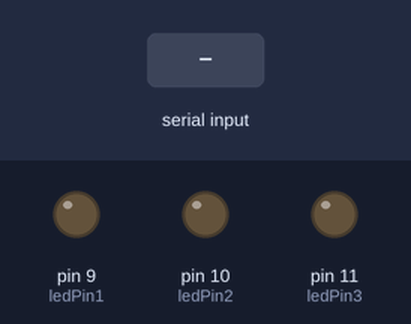
Simulated run of this sketch. Board: Arduino Uno, built with avr-gcc and run on an emulated ATmega328P. On the bench: output pins drawn as LEDs (lit = HIGH). The inputs (shaded band) are chosen by the test bench.

Above: at 1.2 s.
1.3 s: "90,45\n" received over Serial
At 2.0 s:
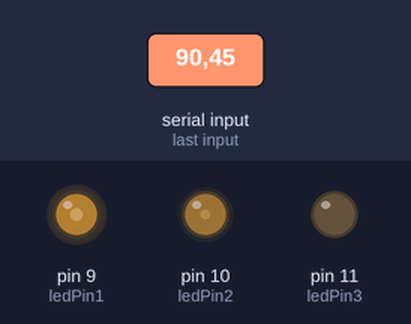
2.8 s: "30,150\n" received over Serial
At 3.2 s:
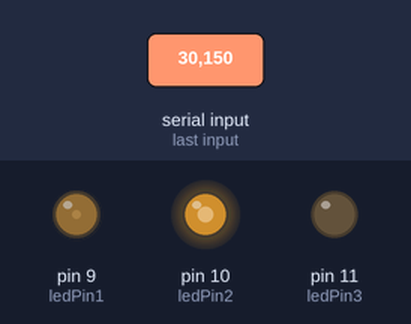
4.3 s: "5\n" received over Serial
At 5.4 s:
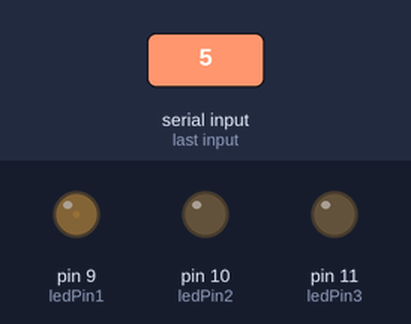
5.8 s: "90\n" received over Serial
At 6.5 s:
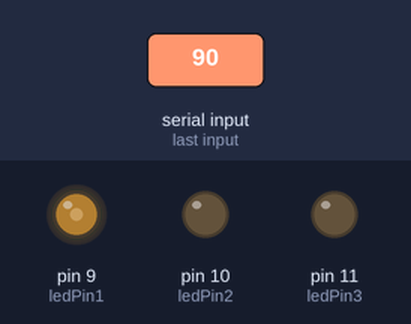
7.3 s: "200\n" received over Serial
At 7.7 s:
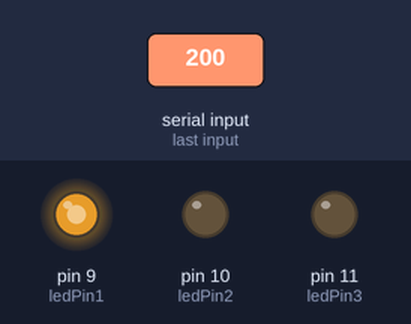
Timing chart, 0 to 9.8 s (numbered marks = the images above; inputs shaded):
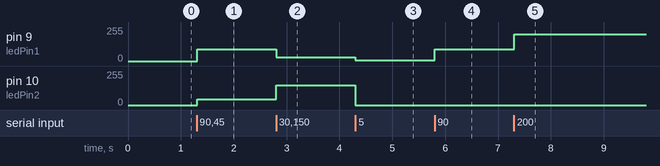

The sketch:

Task_5_Advanced_Parser.ino
```cpp
// led pins are 9 10 11
const int ledPin1 = 9;
const int ledPin2 = 10;
const int ledPin3 = 11;

// Initialize the serial port communication
void setup() {
  pinMode(ledPin1, OUTPUT);
  pinMode(ledPin2, OUTPUT);
  pinMode(ledPin3, OUTPUT);
  Serial.begin(9600);
}

void loop() {
  if (Serial.available() > 0) {

    String inputString = Serial.readStringUntil('\n'); // read untill \n from serial
    inputString.trim(); // remove spaces

    int index = 0;
    String substring;
    int brightness_array[3] = {0, 0, 0};
    int i = 0;

    while (index < inputString.length() && i < 3) {

      int delimiterIndex = inputString.indexOf(',', index);

      // if next ',' not found - mark delimiterIndex as the end of string
      if (delimiterIndex == -1) {
        delimiterIndex = inputString.length();
      }
      substring = inputString.substring(index, delimiterIndex);
      brightness_array[i] = substring.toInt();
      i++;
      index = delimiterIndex + 1;
    }

    // Update the brightness of each LED
    analogWrite(ledPin1, brightness_array[0]);
    analogWrite(ledPin2, brightness_array[1]);
    analogWrite(ledPin3, brightness_array[2]);
  }
}
```

Measured:
- after the input at 1.3 s, pin 9 (ledPin1): 0/255 → 90/255 at once; pin 10 (ledPin2): 0/255 → 45/255 at once
- after the input at 2.8 s, pin 9 (ledPin1): 90/255 → 30/255 at once; pin 10 (ledPin2): 45/255 → 150/255 at once
- after the input at 4.3 s, pin 9 (ledPin1): 30/255 → 5/255 at once; pin 10 (ledPin2): 150/255 → 0/255 at once
- after the input at 5.8 s, pin 9 (ledPin1): 5/255 → 90/255 at once
- after the input at 7.3 s, pin 9 (ledPin1): 90/255 → 200/255 at once
